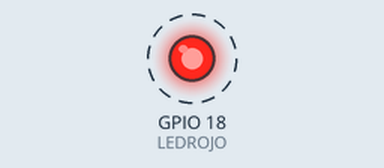
The sketch below on a simulated ESP32. Shown: output pins drawn as LEDs (lit = HIGH). Dashed ring = blinking. WiFi joins after 1.5 s; servers stay silent unless stated; what the sketch prints to the serial monitor is not drawn.

Above: at 1.55 s.
Timing chart, 0 to 4.5 s (numbered marks = the images above):
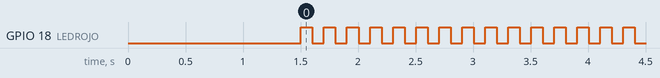

The sketch:

Basic.ino
```cpp
#include <WiFiManager.h> // https://github.com/tzapu/WiFiManager
#define LEDROJO 18
#define RETARDO 100


void setup() {
    WiFi.mode(WIFI_STA); // explicitly set mode, esp defaults to STA+AP
    // it is a good practice to make sure your code sets wifi mode how you want it.

    // put your setup code here, to run once:
    Serial.begin(115200);
    pinMode(LEDROJO, OUTPUT);
    //WiFiManager, Local intialization. Once its business is done, there is no need to keep it around
    WiFiManager wm;

    // reset settings - wipe stored credentials for testing
    // these are stored by the esp library
    wm.resetSettings();

    // Automatically connect using saved credentials,
    // if connection fails, it starts an access point with the specified name ( "AutoConnectAP"),
    // if empty will auto generate SSID, if password is blank it will be anonymous AP (wm.autoConnect())
    // then goes into a blocking loop awaiting configuration and will return success result

    bool res;
    // res = wm.autoConnect(); // auto generated AP name from chipid
    // res = wm.autoConnect("AutoConnectAP"); // anonymous ap
    res = wm.autoConnect("AutoConnectAP_ESP32","12345678"); // password protected ap

    if(!res) {
        Serial.println("Failed to connect");
        // ESP.restart();
    }
    else {
        //if you get here you have connected to the WiFi
        Serial.println("connected...OK");
    }

}

void loop() {
    // put your main code here, to run repeatedly:
    digitalWrite(LEDROJO, HIGH);
    Serial.println("LED ON");
    delay(RETARDO);
    digitalWrite(LEDROJO,LOW);
    Serial.println("LED OFF");
    delay(RETARDO);
}
```

Measured:
- by itself, GPIO 18 (LEDROJO): alternates HIGH for 0.10 s and LOW for 0.10 s
